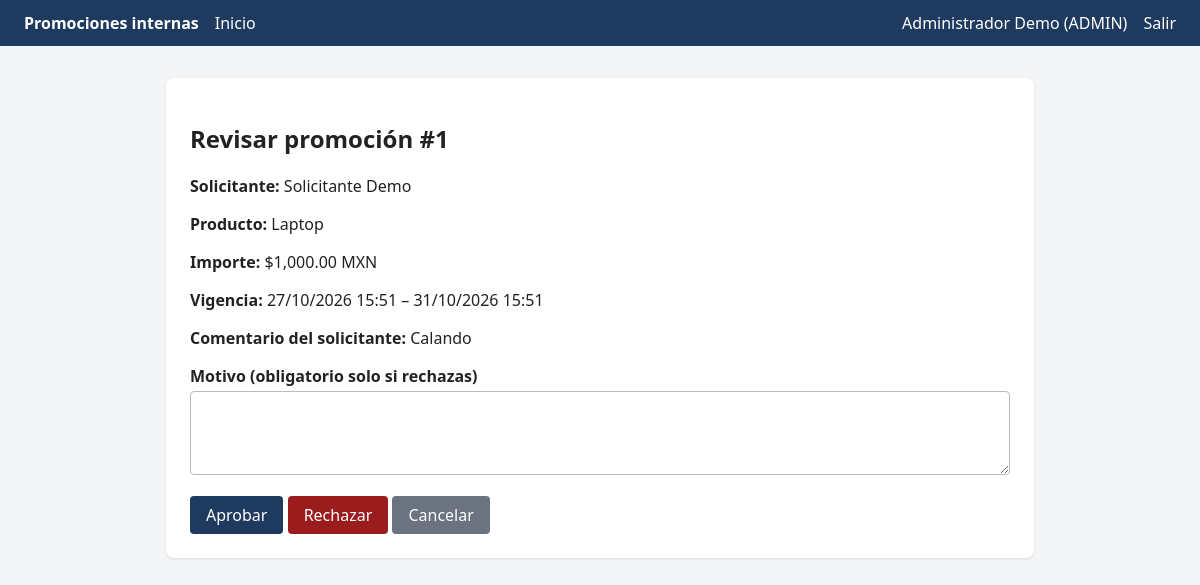
Before: /revisar.php?id=1 (signed in) with the older database file.
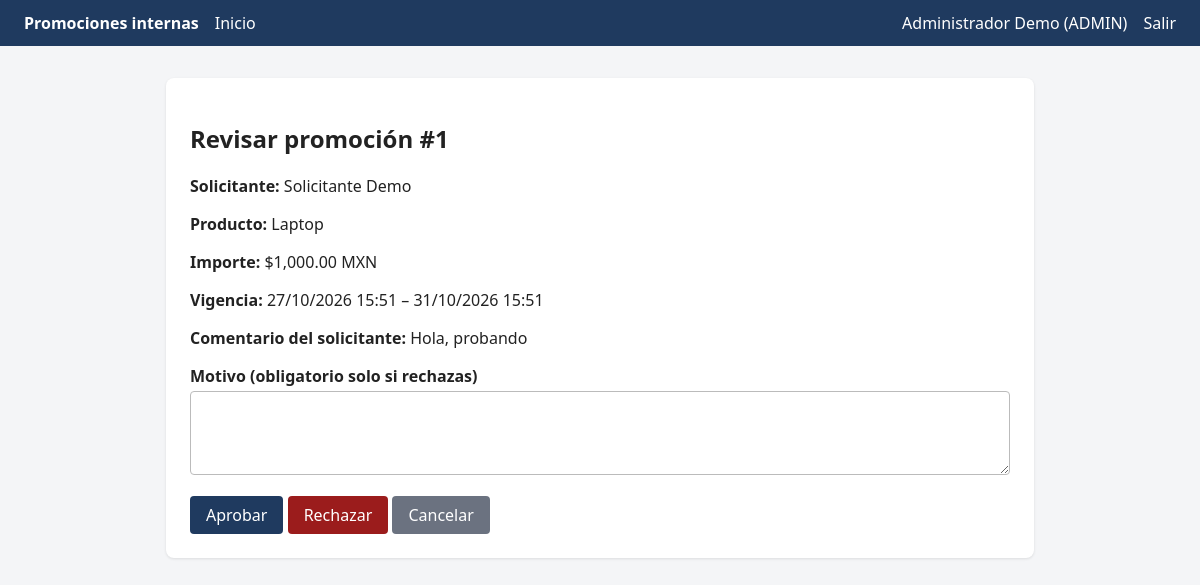
After: the same page with the newer database file.
### tables this page shows
CREATE TABLE promociones (
        id           INTEGER PRIMARY KEY AUTOINCREMENT,
        producto     VARCHAR(50)  NOT NULL,
        importe      NUMERIC(12,2) NOT NULL,
        moneda       INTEGER NOT NULL DEFAULT 0 CHECK (moneda IN (0, 1)),
        fecha_inicio DATETIME NOT NULL,
        fecha_fin    DATETIME NOT NULL,
        estatus      INTEGER NOT NULL DEFAULT 0 CHECK (estatus IN (0, 1, 2, 3)),
        comentario   VARCHAR(255),
        usuario_id   INTEGER NOT NULL,
        created_at   DATETIME NOT NULL DEFAULT CURRENT_TIMESTAMP,
        FOREIGN KEY (usuario_id) REFERENCES usuarios(id)
    );

CREATE TABLE usuarios (
        id            INTEGER PRIMARY KEY AUTOINCREMENT,
        nombre        VARCHAR(50)  NOT NULL,
        usuario       VARCHAR(30)  NOT NULL UNIQUE,
        password_hash VARCHAR(255) NOT NULL,
        rol           VARCHAR(15)  NOT NULL CHECK (rol IN ("SOLICITANTE", "ADMIN"))
    );

### app/db.php (called while the page is built, shortened)
<?php
function db(): PDO
{
    static $pdo = null;
    if ($pdo === null) {
        $pdo = new PDO('sqlite:' . __DIR__ . '/../database/promociones.sqlite');
        $pdo->setAttribute(PDO::ATTR_ERRMODE, PDO::ERRMODE_EXCEPTION);
        $pdo->setAttribute(PDO::ATTR_DEFAULT_FETCH_MODE, PDO::FETCH_ASSOC);
        $pdo->exec('PRAGMA foreign_keys = ON;');
    }
    return $pdo;
}

### app/promociones.php (called while the page is built, shortened)
<?php
require_once __DIR__ . '/db.php';
function formatear_importe(float|int|string $importe, int $moneda): string
{
    return '$' . number_format((float) $importe, 2) . ' ' . MONEDAS[$moneda];
}
function formatear_fecha(string $fecha): string
{
    return date('d/m/Y H:i', strtotime($fecha));
}
function obtener_promocion(int $id): ?array
{
    $stmt = db()->prepare('
        SELECT p.*, u.nombre AS solicitante
        FROM promociones p
        JOIN usuarios u ON u.id = p.usuario_id
        WHERE p.id = :id
    ');
    $stmt->execute([':id' => $id]);
    return $stmt->fetch() ?: null;
}

### app/auth.php (called while the page is built, shortened)
<?php
require_once __DIR__ . '/db.php';
function h(?string $texto): string
{
    return htmlspecialchars($texto ?? '', ENT_QUOTES, 'UTF-8');
}

### public/revisar.php (the view, shortened to what this page needs)
<?php
require __DIR__ . '/../app/auth.php';
require __DIR__ . '/../app/promociones.php';
$id = (int) ($_GET['id'] ?? 0);
$promo = obtener_promocion($id);
$motivo = '';
require __DIR__ . '/../app/header.php';
?>
<div class="card">
    <h2>Revisar promoción #<?= $id ?></h2>
    <p><strong>Solicitante:</strong> <?= h($promo['solicitante']) ?></p>
    <p><strong>Producto:</strong> <?= h($promo['producto']) ?></p>
    <p><strong>Importe:</strong> <?= h(formatear_importe($promo['importe'], (int) $promo['moneda'])) ?></p>
    <p><strong>Vigencia:</strong> <?= h(formatear_fecha($promo['fecha_inicio'])) ?> –
        <?= h(formatear_fecha($promo['fecha_fin'])) ?></p>
    <p><strong>Comentario del solicitante:</strong> <?= h($promo['comentario'] ?? '—') ?></p>
    <form method="post">
        <label>Motivo (obligatorio solo si rechazas)
            <textarea name="motivo" rows="3" maxlength="255"><?= h($motivo) ?></textarea>
        </label>
        <button type="submit" name="accion" value="aprobar">Aprobar</button>
        <button type="submit" name="accion" value="rechazar" class="peligro">Rechazar</button>
        <a href="index.php" class="btn gris">Cancelar</a>
    </form>
</div>
<?php require __DIR__ . '/../app/footer.php'; ?>

Changed rows visible on the page:
changed promociones "Laptop": comentario "Calando" → "Hola, probando"
